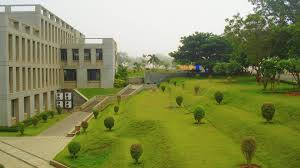
#> input picture data-sets/image.jpeg, 300 x 168 px, found by its file name
$ python exp2.py
#> lines starting #> are read from the running program, lines starting #| are printed output that depends on the picture; after the words box and inside, x2 and y2 are one past the last pixel; in counts of white or black regions, pixels touching at a corner belong together
#> in main, `image = cv2.imread('D:/GitHub/Image-Video-Analytics/data-sets/image.jp..`:
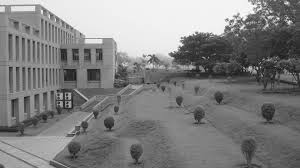
#> image: shape (168, 300); min 11, max 255, mean 129.7
import numpy as np
import cv2
import matplotlib.pyplot as plt


class QuadTreeNode:
    def __init__(self, x, y, width, height, depth=0):
        self.x = x
        self.y = y
        self.width = width
        self.height = height
        self.depth = depth
        self.children = []
        self.is_leaf = True
        self.mean_intensity = None


def build_quadtree(image, x, y, width, height, threshold=5, max_depth=7, depth=0):
    """
    Recursively build a quadtree for the given image region based on intensity homogeneity.

    Parameters:
    image: numpy array - Input grayscale image
    x, y: int - Top-left corner coordinates of the current region
    width, height: int - Dimensions of the current region
    threshold: float - Maximum allowed intensity variance for a homogeneous region
    max_depth: int - Maximum allowed depth of the quadtree
    depth: int - Current depth in the recursion

    Returns:
    QuadTreeNode - Root node of the quadtree
    """
#> called with x = 0, y = 0, width = 300, height = 168, threshold = 10, max_depth = 7, depth = 0
    node = QuadTreeNode(x, y, width, height, depth)

    # Get the region of interest
    region = image[y:y + height, x:x + width]

    # Calculate mean intensity and variance
    mean_intensity = np.mean(region)
#> mean_intensity = 129.7
    variance = np.var(region)
#> variance = 3101.3

    node.mean_intensity = mean_intensity
#> node.mean_intensity = 129.7

    # Check if we should split this node
    if variance > threshold and depth < max_depth and width > 1 and height > 1:
        # Calculate new dimensions
        new_width = width // 2
        new_height = height // 2

        # Create four children (quadrants)
        node.is_leaf = False
        node.children = [
            build_quadtree(image, x, y, new_width, new_height,
                           threshold, max_depth, depth + 1),  # Top-left
            build_quadtree(image, x + new_width, y, new_width, new_height,
                           threshold, max_depth, depth + 1),  # Top-right
            build_quadtree(image, x, y + new_height, new_width, new_height,
                           threshold, max_depth, depth + 1),  # Bottom-left
            build_quadtree(image, x + new_width, y + new_height, new_width, new_height,
                           threshold, max_depth, depth + 1)  # Bottom-right
        ]
#> call 2 of build_quadtree, with x = 0, y = 0, width = 150, height = 84, threshold = 10, max_depth = 7, depth = 1
#> in build_quadtree (call 2), `region = image[y:y + height, x:x + width]`:
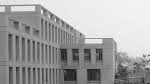
#> region: shape (84, 150); min 21, max 249, mean 162.8
#> in build_quadtree (call 2), `mean_intensity = np.mean(region)`: mean_intensity = 162.8
#> in build_quadtree (call 2), `variance = np.var(region)`: variance = 3447.1
#> in build_quadtree (call 2), `node.mean_intensity = mean_intensity`: node.mean_intensity = 162.8
#> call 3 of build_quadtree, with x = 0, y = 0, width = 75, height = 42, threshold = 10, max_depth = 7, depth = 2
#> in build_quadtree (call 3), `region = image[y:y + height, x:x + width]`:
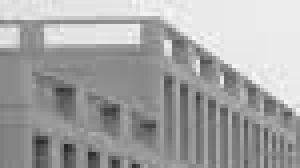
#> region: shape (42, 75) (shown 4 times larger); min 35, max 248, mean 164.2
#> in build_quadtree (call 3), `mean_intensity = np.mean(region)`: mean_intensity = 164.2
#> in build_quadtree (call 3), `variance = np.var(region)`: variance = 2201.3
#> in build_quadtree (call 3), `node.mean_intensity = mean_intensity`: node.mean_intensity = 164.2
#> call 4 of build_quadtree, with x = 0, y = 0, width = 37, height = 21, threshold = 10, max_depth = 7, depth = 3
#> in build_quadtree (call 4), `region = image[y:y + height, x:x + width]`:
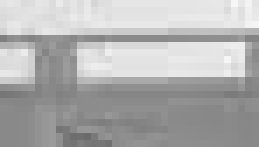
#> region: shape (21, 37) (shown 7 times larger); min 107, max 246, mean 176.2
#> in build_quadtree (call 4), `mean_intensity = np.mean(region)`: mean_intensity = 176.2
#> in build_quadtree (call 4), `variance = np.var(region)`: variance = 1780.1
#> in build_quadtree (call 4), `node.mean_intensity = mean_intensity`: node.mean_intensity = 176.2

    return node


def visualize_quadtree(image, root, output_image=None):
    """
    Visualize the quadtree decomposition by drawing boundaries.

    Parameters:
    image: numpy array - Original image
    root: QuadTreeNode - Root node of the quadtree
    output_image: numpy array - Image to draw on (created if None)

    Returns:
    numpy array - Image with quadtree boundaries drawn
    """
    if output_image is None:
        output_image = cv2.cvtColor(image, cv2.COLOR_GRAY2BGR)

    def draw_node(node):
        if not node.is_leaf:
            # Draw rectangle for non-leaf nodes
            cv2.rectangle(output_image,
                          (node.x, node.y),
                          (node.x + node.width, node.y + node.height),
                          (0, 255, 0), 1)
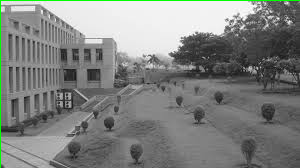
#> output_image: shape (168, 300, 3); mean B, G, R 128, 130.3, 128
            # Recursively draw children
            for child in node.children:
                draw_node(child)
#> this loop made 4 passes

    draw_node(root)
    return output_image


def reconstruct_image(root, original_shape):
    """
    Reconstruct the image from the quadtree representation.

    Parameters:
    root: QuadTreeNode - Root node of the quadtree
    original_shape: tuple - Shape of the original image

    Returns:
    numpy array - Reconstructed image
    """
    reconstructed = np.zeros(original_shape, dtype=np.uint8)

    def fill_region(node):
        if node.is_leaf:
            reconstructed[node.y:node.y + node.height,
            node.x:node.x + node.width] = node.mean_intensity
        else:
            for child in node.children:
                fill_region(child)

    fill_region(root)
    return reconstructed


def main():
    # Read and convert image to grayscale
    image = cv2.imread('D:/GitHub/Image-Video-Analytics/data-sets/image.jpeg', cv2.IMREAD_GRAYSCALE)
    if image is None:
        print("Error: Could not read image")
        return

    # Build quadtree
    root = build_quadtree(image, 0, 0, image.shape[1], image.shape[0], threshold=10)

    # Visualize the decomposition
    visualization = visualize_quadtree(image, root)
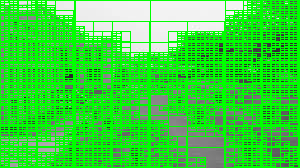
#> visualization: shape (168, 300, 3); mean B, G, R 61.3, 212.4, 61.3

    # Reconstruct image from quadtree
    reconstructed = reconstruct_image(root, image.shape)
#> the loop in fill_region, `for child in node.children:` made 4 passes
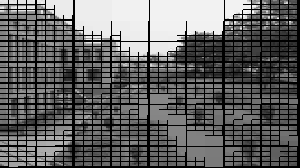
#> reconstructed: shape (168, 300); min 0, max 251, mean 96.3

    # Display results
    plt.figure(figsize=(15, 5))

    plt.subplot(131)
    plt.imshow(image, cmap='gray')
    plt.title('Original Image')
    plt.axis('off')

    plt.subplot(132)
    plt.imshow(cv2.cvtColor(visualization, cv2.COLOR_BGR2RGB))
    plt.title('Quadtree Decomposition')
    plt.axis('off')

    plt.subplot(133)
    plt.imshow(reconstructed, cmap='gray')
    plt.title('Reconstructed Image')
    plt.axis('off')

    plt.tight_layout()
    plt.show()


if __name__ == "__main__":
    main()
